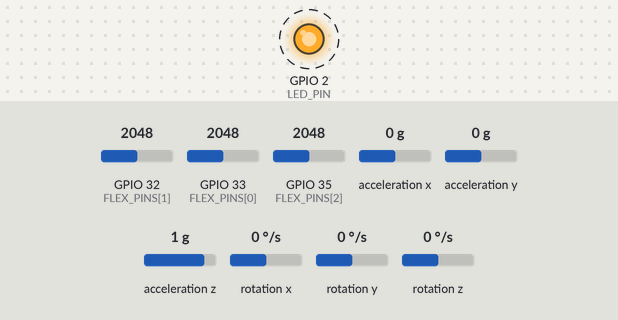
Bench run of a sketch on a simulated ESP32. Parts: output pins drawn as LEDs (lit = HIGH). Dashed ring = blinking. Inputs (shaded band) come from the test bench; at power-on: GPIO 32 (FLEX_PINS[1]) = 2048, GPIO 33 (FLEX_PINS[0]) = 2048, GPIO 35 (FLEX_PINS[2]) = 2048, acceleration x 0 g, acceleration y 0 g, acceleration z 1 g, rotation x 0 °/s, rotation y 0 °/s, rotation z 0 °/s (analog values on the 0–4095 scale). What the sketch prints to the serial monitor is not drawn.

Above: at 2.4 s.
Timing chart, 0 to 5.2 s (numbered marks = the images above):
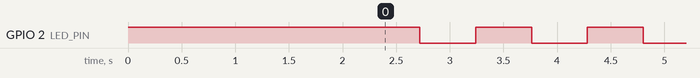

Measured:
- by itself, GPIO 2 (LED_PIN): alternates HIGH for 0.52 s and LOW for 0.52 s

The sketch:

sign_glove.ino
```cpp
/* =============================================================================
 *  Sign Language Glove — ESP32 firmware (3-flex variant)
 *
 *  Acquires:
 *    - 3 flex sensors  (thumb / index / middle, voltage divider with 10k pull-down)
 *    - 1 MPU6050       (accelerometer + gyroscope, I2C @ 0x68)
 *
 *  Sends a single-line CSV record at SAMPLE_HZ over USB serial (115200 baud):
 *
 *      t_ms,f1,f2,f3,ax,ay,az,gx,gy,gz\n
 *
 *  Where:
 *    t_ms : monotonic timestamp (millis())
 *    fN   : raw 12-bit ADC reading (0..4095) for each flex sensor
 *    ax/y/z : acceleration in g    (~+-2g range)
 *    gx/y/z : angular velocity in dps
 *
 *  Pinout
 *  ------
 *    Flex1 (thumb)  -> GPIO 33 (ADC1_CH5)
 *    Flex2 (index)  -> GPIO 32 (ADC1_CH4)
 *    Flex3 (middle) -> GPIO 35 (ADC1_CH7)
 *    MPU6050 SDA    -> GPIO 21
 *    MPU6050 SCL    -> GPIO 22
 *    MPU6050 VCC    -> 3V3
 *    MPU6050 GND    -> GND
 *
 *  Library required (Arduino IDE -> Library Manager):
 *    - MPU6050_light (rfetick)
 * ============================================================================= */

#include <Wire.h>
#include <MPU6050_light.h>

// ── Configuration ─────────────────────────────────────────────────────────────
static const uint8_t  FLEX_PINS[3]    = {33, 32, 35};   // thumb, index, middle
static const uint32_t SAMPLE_HZ       = 50;
static const uint32_t SAMPLE_PERIOD_MS = 1000 / SAMPLE_HZ;
static const uint32_t LED_PIN         = 2;
static const uint32_t SERIAL_BAUD     = 115200;

// ── State ────────────────────────────────────────────────────────────────────
MPU6050   mpu(Wire);
bool      mpu_ready  = false;
uint32_t  next_tick  = 0;
uint32_t  last_blink = 0;
bool      led_on     = false;

// ── Setup ────────────────────────────────────────────────────────────────────
void setup() {
  Serial.begin(SERIAL_BAUD);
  while (!Serial && millis() < 2000) { /* wait briefly for USB CDC */ }

  pinMode(LED_PIN, OUTPUT);
  digitalWrite(LED_PIN, HIGH);

  analogReadResolution(12);
  for (uint8_t i = 0; i < 3; i++) {
    analogSetPinAttenuation(FLEX_PINS[i], ADC_11db);
  }

  Wire.begin(21, 22);
  delay(200);

  byte status = mpu.begin();
  if (status == 0) {
    mpu_ready = true;
    Serial.println("# MPU6050 OK, calibration (ne bouge pas 1s)...");
    delay(1000);
    mpu.calcOffsets();
    Serial.println("# Calibration done");
  } else {
    Serial.print("# WARN: MPU6050 not found, status=");
    Serial.println(status);
    Serial.println("# Continuing in flex-only mode (IMU=0)");
  }

  Serial.println("# Sign Glove ready");
  Serial.println("# fmt: t_ms,f1,f2,f3,ax,ay,az,gx,gy,gz");
  next_tick = millis();
}

// ── Loop ─────────────────────────────────────────────────────────────────────
void loop() {
  uint32_t now = millis();
  if ((int32_t)(now - next_tick) < 0) {
    return;
  }
  next_tick += SAMPLE_PERIOD_MS;

  if (now - last_blink > 500) {
    led_on = !led_on;
    digitalWrite(LED_PIN, led_on ? HIGH : LOW);
    last_blink = now;
  }

  uint16_t flex[3];
  for (uint8_t i = 0; i < 3; i++) {
    flex[i] = analogRead(FLEX_PINS[i]);
  }

  float ax = 0, ay = 0, az = 0, gx = 0, gy = 0, gz = 0;
  if (mpu_ready) {
    mpu.update();
    ax = mpu.getAccX();
    ay = mpu.getAccY();
    az = mpu.getAccZ();
    gx = mpu.getGyroX();
    gy = mpu.getGyroY();
    gz = mpu.getGyroZ();
  }

  char line[140];
  snprintf(line, sizeof(line),
           "%lu,%u,%u,%u,%.4f,%.4f,%.4f,%.3f,%.3f,%.3f",
           (unsigned long)now,
           flex[0], flex[1], flex[2],
           ax, ay, az, gx, gy, gz);
  Serial.println(line);
}
```
